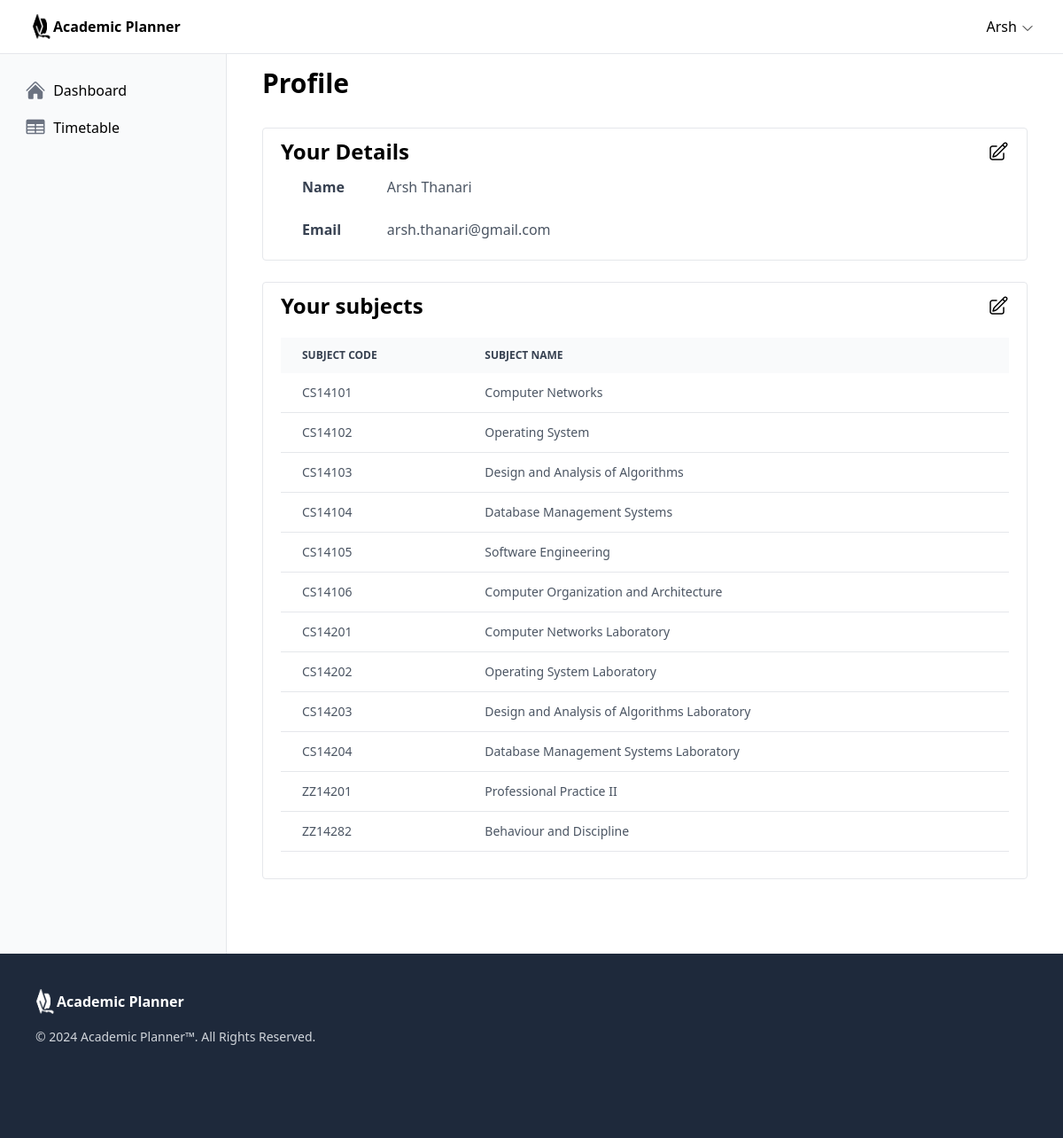
/profile.php (signed in), run on the app's committed database.
### tables this page shows
CREATE TABLE `users` (
  `id` int(11) NOT NULL,
  `name` varchar(128) NOT NULL DEFAULT 'Anon',
  `email` varchar(255) NOT NULL,
  `password_hash` varchar(255) NOT NULL
);

CREATE TABLE `subjects` (
  `subject_id` int(11) NOT NULL,
  `code` varchar(16) DEFAULT NULL,
  `name` varchar(128) NOT NULL,
  `user_id` int(11) NOT NULL
);

### inc/functions.inc.php (called while the page is built, shortened)
<?php
function e(string $value): string {
    return htmlspecialchars($value, ENT_QUOTES, 'UTF-8');
}
function render(string $page, string $layout, array $params = []): void {
    global $id;
    $pageNames = [
        'dashboard',
        'timetable'
    ];
    extract($params);
    require __DIR__ . '/../views/pages/' . $page . '.php';
    $contents = ob_get_clean();
    if ($layout !== 'main.view') {
        $username = explode(' ', fetch_username($id))[0];
    }
    require __DIR__ . '/../views/layouts/' . $layout . '.php';
}

### profile.php (called while the page is built, shortened)
<?php
require __DIR__ . '/inc/all.inc.php';
$userInfo = fetch_userinfo($id);
$subjects = fetch_subjects($id);
render('profile.view', 'dashboard.view', [
    'name' => $userInfo['name'],
    'email' => $userInfo['email'],
    'subjects' => $subjects,
    'scripts' => [
        'hamburger.js',
        'table.js'
    ]
]);

### inc/timetable.inc.php (called while the page is built, shortened)
<?php
function fetch_username(int $userId): string {
    global $pdo;
    $stmt = $pdo->prepare('SELECT `name` from `users` WHERE `id` = :userId');
    $stmt->bindValue(':userId', $userId, PDO::PARAM_INT);
    $stmt->execute();
    return $stmt->fetch(PDO::FETCH_ASSOC)['name'];
}
function fetch_userinfo(int $userId): array {
    global $pdo;
    $stmt = $pdo->prepare('SELECT `name`, `email` from `users` WHERE `id` = :userId');
    $stmt->bindValue(':userId', $userId, PDO::PARAM_INT);
    $stmt->execute();
    return $stmt->fetch(PDO::FETCH_ASSOC);
}
function fetch_subjects(int $userId): array {
    global $pdo;
    $stmt = $pdo->prepare(('SELECT * FROM `subjects` WHERE `user_id` = :userId'));
    $stmt->bindValue(':userId', $userId, PDO::PARAM_INT);
    $stmt->execute();
    return $stmt->fetchALL(PDO::FETCH_ASSOC);
}

### inc/all.inc.php (called while the page is built, shortened)
<?php
$id = $_SESSION['userId'] ?? null;
require __DIR__ . '/db-connect.inc.php';
require __DIR__ . '/functions.inc.php';
require __DIR__ . '/timetable.inc.php';

### views/pages/profile.view.php (the view, shortened to what this page needs)
<div class="px-10 py-5 mb-16">
    <h1 class="font-bold text-3xl mb-8">Profile</h1>
    <div class="border rounded py-2.5 px-5 mb-6">
        <div class="flex justify-between items-center">
            <h2 class="font-bold text-2xl">Your Details</h2>
            <button>
            </button>
        </div>
        <table class="text-left text-gray-600">
            <tbody>
                <tr>
                    <th scope="row" class="px-6 py-3 text-gray-700">Name</th>
                    <td class="px-6 py-3"><?php echo e($name); ?></td>
                </tr>
                <tr>
                    <th scope="row" class="px-6 py-3 text-gray-700">Email</th>
                    <td class="px-6 py-3"><?php echo e($email); ?></td>
                </tr>
            </tbody>
        </table>
    </div>
    <div class="border rounded py-2.5 px-5">
        <div class="flex justify-between items-center">
            <h2 class="font-bold text-2xl">Your subjects</h2>
            <button id="edit-btn">
            </button>
        </div>
        <div id="form-table">
            <table class="w-full text-sm text-left text-gray-600 my-5">
                <thead class="text-xs uppercase bg-gray-50 text-gray-700">
                    <tr>
                        <th scope="col" class="px-6 py-3">Subject Code</th>
                        <th scope="col" class="px-6 py-3">Subject Name</th>
                        <th scope="col" class="px-6 py-3">
                        </th>
                    </tr>
                </thead>
                <tbody>
                    <?php if (!empty($subjects)): ?>
                        <?php foreach ($subjects AS $subject): ?>
                            <tr class="form-row border-b border-gray-200">
                                <td class="px-6 py-3"><?php echo e($subject['code']); ?></td>
                                <td class="px-6 py-3"><?php echo e($subject['name']); ?></td>
                                <td class="px-6 py-3">
                                </td>
                            </tr>
                        <?php endforeach; ?>
                    <?php else: ?>
                        <tr>
                            <td class="italic px-6 py-3">No subjects added</td>
                        </tr>
                    <?php endif; ?>
                </tbody>
            </table>
        </div>
    </div>
</div>

### views/layouts/dashboard.view.php (shortened to what this page needs)
<!DOCTYPE html>
<html lang="en">
<head>
    <script src="https://cdn.tailwindcss.com"></script>
    <link rel="stylesheet" href="styles/timetable.css">
</head>
<body class="flex flex-col justify-around h-screen">
    <nav class="fixed w-full z-50 top-0 left-0 bg-white">
        <div class="flex justify-between items-center px-8 py-4 text-md border-b border-gray-200">
            <a href="dashboard.php" class="flex items-center">
                <img src="assets/images/logo.png" class="h-7 inline-block" alt="Academic planner logo">
                <span class="font-semibold">Academic Planner</span>
            </a>
            <button id="dropdown-btn" class="hover:text-blue-700 hover:border-blue-700 hover:cursor-pointer hidden md:block font-medium">
                <span><?php echo e($username); ?></span>
                <svg class="w-4 inline-block" fill="none" viewBox="0 0 24 24" stroke-width="1.5" stroke="currentColor">
                    <path stroke-linecap="round" stroke-linejoin="round" d="m19.5 8.25-7.5 7.5-7.5-7.5" />
                </svg>
            </button>
        </div>
    </nav>
    <div class="flex-1 flex">
        <aside class="hidden md:block sticky z-40 top-0 left-0 md:min-w-32 lg:min-w-64 h-full bg-gray-50 border-r border-gray-200">
            <ul class="sticky top-0 left-0 py-20 px-5 font-medium md:text-xs lg:text-base flex flex-col">
                <?php foreach ($pageNames AS $pageName): ?>
                    <li>
                        <a href="<?php echo rawurlencode($pageName . '.php'); ?>" class="py-2 px-2 block hover:bg-gray-100 rounded text-center lg:text-left">
                            <?php readfile(__DIR__ . '/../../assets/icons/' . rawurldecode($pageName . '.svg')); ?>
                            <span class="align-middle"><?php echo e(ucfirst($pageName)); ?></span>
                        </a>
                    </li>
                <?php endforeach; ?>
            </ul>
        </aside>
        <main class="pt-14 w-full overflow-x-auto">
            <?php echo $contents; ?>
        </main>
    </div>
    <footer class="bg-slate-800 text-white p-10 pb-16 sm:pb-24 min-h-52 gap-4 flex flex-col">
        <a href="dashboard.php" class="flex items-center">
            <img src="assets/images/logo-white.png" class="h-7 inline-block -ml-1" alt="Academic planner logo">
            <span class="font-semibold">Academic Planner</span>
        </a>
        <p class="text-gray-300 text-sm">© 2024 Academic Planner™. All Rights Reserved.</p>
    </footer>
</body>
</html>

### data on the page
users: name "Arsh", name "Arsh Thanari", email "arsh.thanari@gmail.com"
subjects: code "CS14101", name "Computer Networks"
subjects: code "CS14102", name "Operating System"
subjects: code "CS14103", name "Design and Analysis of Algorithms"
subjects: code "CS14104", name "Database Management Systems"
subjects: code "CS14105", name "Software Engineering"
subjects: code "CS14106", name "Computer Organization and Architecture"
subjects: code "CS14201", name "Computer Networks Laboratory"
subjects: code "CS14202", name "Operating System Laboratory"
subjects: code "CS14203", name "Design and Analysis of Algorithms Laboratory"
subjects: code "CS14204", name "Database Management Systems Laboratory"
subjects: code "ZZ14201", name "Professional Practice II"
subjects: code "ZZ14282", name "Behaviour and Discipline"

### other printed values
$pageName "Dashboard"
$pageName "Timetable"
